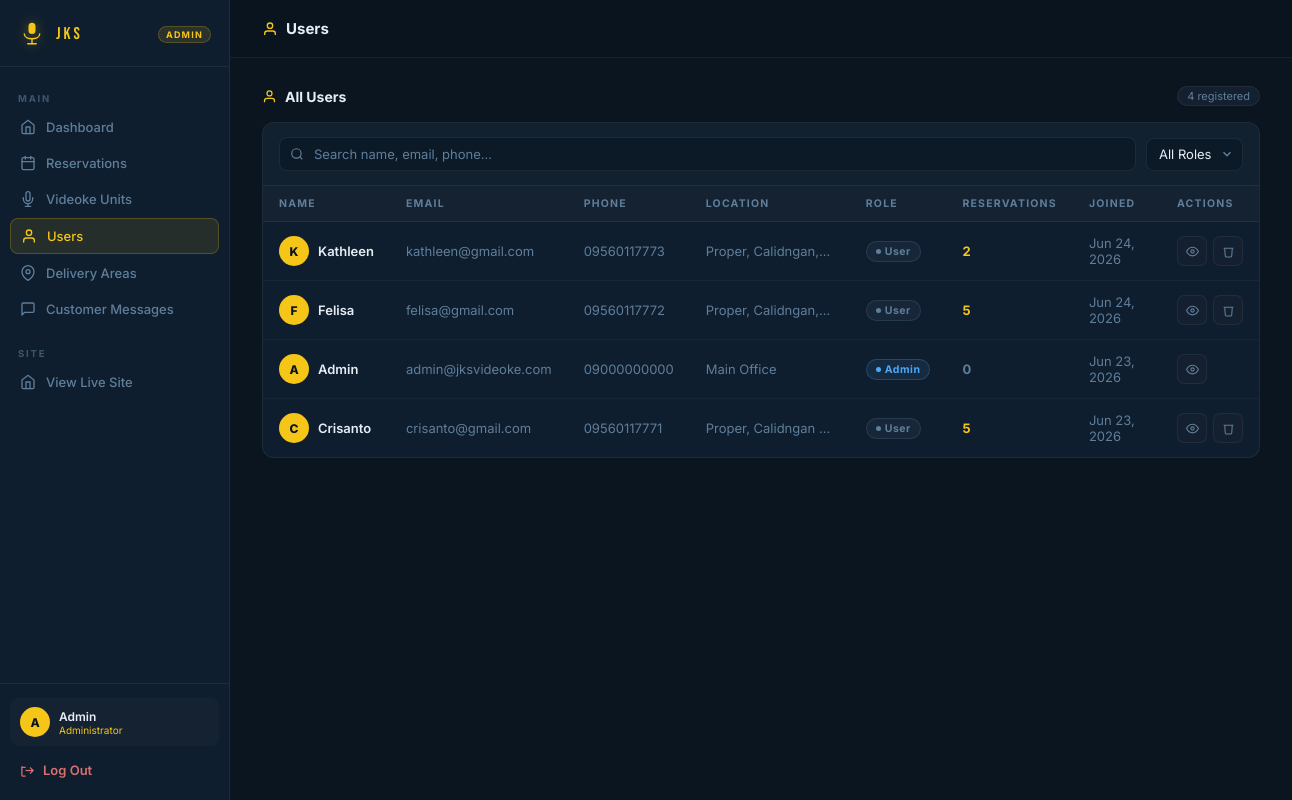
Screenshot of /admin/users.php (signed in) with the database file from the repository.
### tables this page shows
CREATE TABLE `users` (
  `id` int(11) NOT NULL,
  `name` varchar(100) NOT NULL,
  `email` varchar(150) NOT NULL,
  `phone` varchar(20) NOT NULL,
  `location` varchar(255) NOT NULL,
  `avatar` varchar(255) DEFAULT NULL,
  `password` varchar(255) NOT NULL,
  `reset_token` varchar(64) DEFAULT NULL,
  `reset_token_expires` datetime DEFAULT NULL,
  `role` enum('user','admin') NOT NULL DEFAULT 'user',
  `created_at` timestamp NOT NULL DEFAULT current_timestamp()
);

### includes/auth.php (called while the page is built, shortened)
<?php
function getCurrentUser() {
    return $_SESSION['user'] ?? null;
}
?>

### admin/users.php (the view, shortened to what this page needs)
<?php
require_once '../includes/admin_auth.php';
$users = $pdo->query("
    SELECT u.*, COUNT(r.id) AS res_count
    FROM users u
    LEFT JOIN reservations r ON r.user_id = u.id
    GROUP BY u.id
    ORDER BY u.created_at DESC
")->fetchAll();
?>
<!DOCTYPE html>
<html lang="en">
<head>
    <link rel="stylesheet" href="admin.css">
</head>
<body>
<div class="admin-layout">
<?php require_once 'admin_shell.php'; renderAdminShell('Users', 'users'); ?>
<div class="section-header">
    <div class="section-title">
        <svg viewBox="0 0 24 24" fill="none" stroke="currentColor" stroke-width="2"><path d="M20 21v-2a4 4 0 0 0-4-4H8a4 4 0 0 0-4 4v2"/><circle cx="12" cy="7" r="4"/></svg>
        All Users
    </div>
    <span class="section-count"><?= count($users) ?> registered</span>
</div>
<div class="table-wrap">
    <div class="table-toolbar">
        <div class="search-input-wrap">
            <input type="text" class="search-input" id="userSearch" placeholder="Search name, email, phone…">
        </div>
        <select class="filter-select" id="roleFilter">
            <option value="all">All Roles</option>
        </select>
    </div>
    <table class="data-table" id="userTable">
        <thead>
            <tr>
                <th>Name</th>
                <th class="mobile-hide">Email</th>
                <th class="mobile-hide">Phone</th>
                <th class="mobile-hide">Location</th>
                <th>Role</th>
                <th>Reservations</th>
                <th class="mobile-hide">Joined</th>
                <th>Actions</th>
            </tr>
        </thead>
        <tbody id="userBody">
        <?php foreach ($users as $u): ?>
        <tr data-id="<?= $u['id'] ?>"
            data-role="<?= $u['role'] ?>"
            data-search="<?= strtolower($u['name'].' '.$u['email'].' '.$u['phone']) ?>"
            data-name="<?= htmlspecialchars($u['name']) ?>"
            data-email="<?= htmlspecialchars($u['email']) ?>"
            data-phone="<?= htmlspecialchars($u['phone']) ?>"
            data-location="<?= htmlspecialchars($u['location']) ?>"
            data-joined="<?= date('M j, Y', strtotime($u['created_at'])) ?>"
            data-rescount="<?= $u['res_count'] ?>">
            <td>
                <div style="display:flex; align-items:center; gap:9px;">
                    <div style="width:30px; height:30px; border-radius:50%; background:var(--gold); color:#0A1520; font-size:12px; font-weight:800; display:flex; align-items:center; justify-content:center; flex-shrink:0;">
                        <?= strtoupper(substr($u['name'],0,1)) ?>
                    </div>
                    <div class="td-name"><?= htmlspecialchars($u['name']) ?></div>
                </div>
            </td>
            <td class="td-muted mobile-hide"><?= htmlspecialchars($u['email']) ?></td>
            <td class="td-muted mobile-hide"><?= htmlspecialchars($u['phone']) ?></td>
            <td class="td-muted mobile-hide" style="max-width:160px; white-space:nowrap; overflow:hidden; text-overflow:ellipsis;"><?= htmlspecialchars($u['location']) ?></td>
            <td>
                <span class="badge <?= $u['role'] === 'admin' ? 'active' : 'returned' ?>" style="text-transform:capitalize;">
                    <?= ucfirst($u['role']) ?>
                </span>
            </td>
            <td style="font-weight:700; color:<?= $u['res_count'] > 0 ? 'var(--gold)' : 'var(--muted)' ?>;"><?= $u['res_count'] ?></td>
            <td class="td-muted mobile-hide"><?= date('M j, Y', strtotime($u['created_at'])) ?></td>
            <td>
                <div class="action-btns">
                    <button class="btn-icon" title="View details" onclick="openUserDetail(this.closest('tr'))">
                        <svg viewBox="0 0 24 24" fill="none" stroke="currentColor" stroke-width="2"><path d="M1 12s4-8 11-8 11 8 11 8-4 8-11 8-11-8-11-8z"/><circle cx="12" cy="12" r="3"/></svg>
                    </button>
                    <?php if ($u['id'] != $user['id']): ?>
                    <button class="btn-icon danger" title="Delete user" onclick="openUserDelete(this.closest('tr'))">
                        <svg viewBox="0 0 24 24" fill="none" stroke="currentColor" stroke-width="2"><polyline points="3 6 5 6 21 6"/><path d="M19 6l-1 14a2 2 0 0 1-2 2H8a2 2 0 0 1-2-2L5 6"/></svg>
                    </button>
                    <?php endif; ?>
                </div>
            </td>
        </tr>
        <?php endforeach; ?>
        </tbody>
    </table>
</div>
<?php closeAdminShell(); ?>
</div>
</body>
</html>

### admin/admin_shell.php (shortened to what this page needs)
<?php
require_once __DIR__ . '/../includes/auth.php';
$user = getCurrentUser();
function renderAdminShell(string $pageTitle, string $activeLink): void {
    global $user;
    $pages = [
        'dashboard'    => ['icon' => '<path d="M3 9l9-7 9 7v11a2 2 0 0 1-2 2H5a2 2 0 0 1-2-2z"/><polyline points="9 22 9 12 15 12 15 22"/>',          'label' => 'Dashboard',        'href' => 'dashboard.php'],
        'reservations' => ['icon' => '<rect x="3" y="4" width="18" height="18" rx="2"/><line x1="16" y1="2" x2="16" y2="6"/><line x1="8" y1="2" x2="8" y2="6"/><line x1="3" y1="10" x2="21" y2="10"/>', 'label' => 'Reservations', 'href' => 'reservations.php'],
        'units'        => ['icon' => '<path d="M12 1a3 3 0 0 0-3 3v8a3 3 0 0 0 6 0V4a3 3 0 0 0-3-3z"/><path d="M19 10v2a7 7 0 0 1-14 0v-2"/><line x1="12" y1="19" x2="12" y2="23"/><line x1="8" y1="23" x2="16" y2="23"/>',   'label' => 'Videoke Units',    'href' => 'units.php'],
        'users'        => ['icon' => '<path d="M20 21v-2a4 4 0 0 0-4-4H8a4 4 0 0 0-4 4v2"/><circle cx="12" cy="7" r="4"/>',                             'label' => 'Users',            'href' => 'users.php'],
        'areas'        => ['icon' => '<path d="M21 10c0 7-9 13-9 13s-9-6-9-13a9 9 0 0 1 18 0z"/><circle cx="12" cy="10" r="3"/>',                       'label' => 'Delivery Areas',   'href' => 'areas.php'],
        'messages'     => ['icon' => '<path d="M21 15a2 2 0 0 1-2 2H7l-4 4V5a2 2 0 0 1 2-2h14a2 2 0 0 1 2 2z"/>',                                         'label' => 'Customer Messages','href' => 'messages.php'],
    ];
    $initial = strtoupper(substr($user['name'], 0, 1));
?>
<aside class="admin-sidebar" id="adminSidebar">
    <div class="sidebar-logo">
        <span class="sidebar-wordmark">JKS</span>
        <span class="sidebar-badge">Admin</span>
    </div>
    <nav class="sidebar-nav">
        <div class="nav-section-label">Main</div>
        <?php foreach ($pages as $key => $p): ?>
        <a href="<?= $p['href'] ?>" class="sidebar-link <?= $activeLink === $key ? 'active' : '' ?>">
            <svg viewBox="0 0 24 24" fill="none" stroke="currentColor" stroke-width="2" stroke-linecap="round" stroke-linejoin="round">
                <?= $p['icon'] ?>
            </svg>
            <?= $p['label'] ?>
        </a>
        <?php endforeach; ?>
        <div class="nav-section-label" style="margin-top:10px;">Site</div>
        <a href="../home.php" class="sidebar-link">
            <svg viewBox="0 0 24 24" fill="none" stroke="currentColor" stroke-width="2"><path d="M3 9l9-7 9 7v11a2 2 0 0 1-2 2H5a2 2 0 0 1-2-2z"/><polyline points="9 22 9 12 15 12 15 22"/></svg>
            View Live Site
        </a>
    </nav>
    <div class="sidebar-footer">
        <div class="sidebar-user">
            <div class="sidebar-avatar"><?= htmlspecialchars($initial) ?></div>
            <div class="sidebar-user-info">
                <div class="sidebar-user-name"><?= htmlspecialchars($user['name']) ?></div>
                <div class="sidebar-user-role">Administrator</div>
            </div>
        </div>
        <a href="../logout.php" class="sidebar-logout">
            <svg viewBox="0 0 24 24" fill="none" stroke="currentColor" stroke-width="2"><path d="M9 21H5a2 2 0 0 1-2-2V5a2 2 0 0 0 2 2h4"/><polyline points="16 17 21 12 16 7"/><line x1="21" y1="12" x2="9" y2="12"/></svg>
            Log Out
        </a>
    </div>
</aside>
<div class="admin-main">
    <header class="admin-topbar">
        <div class="topbar-title">
            <svg viewBox="0 0 24 24" fill="none" stroke="currentColor" stroke-width="2">
                <?= $pages[$activeLink]['icon'] ?? '<circle cx="12" cy="12" r="10"/>' ?>
            </svg>
            <?= htmlspecialchars($pageTitle) ?>
        </div>
    </header>
    <div class="admin-content">
<?php
}
function closeAdminShell(): void {
?>
    </div>
</div>
<?php
}

### rows the page displays
users: name "A", name "Admin", email "admin@jksvideoke.com", phone "09000000000", location "Main Office", role "Admin", res_count "0", created_at "Jun 23, 2026"
users: name "K", name "Kathleen", email "kathleen@gmail.com", phone "09560117773", location "Proper, Calidngan,…", role "User", res_count "2", created_at "Jun 24, 2026"
users: name "F", name "Felisa", email "felisa@gmail.com", phone "09560117772", location "Proper, Calidngan,…", role "User", res_count "5", created_at "Jun 24, 2026"
users: name "C", name "Crisanto", email "crisanto@gmail.com", phone "09560117771", location "Proper, Calidngan…", role "User", res_count "5", created_at "Jun 23, 2026"

### other values shown
$p['label'] "Dashboard"
$p['label'] "Reservations"
$p['label'] "Videoke Units"
$p['label'] "Users"
$p['label'] "Delivery Areas"
$p['label'] "Customer Messages"
$pageTitle "Users"
count($users) "4"
